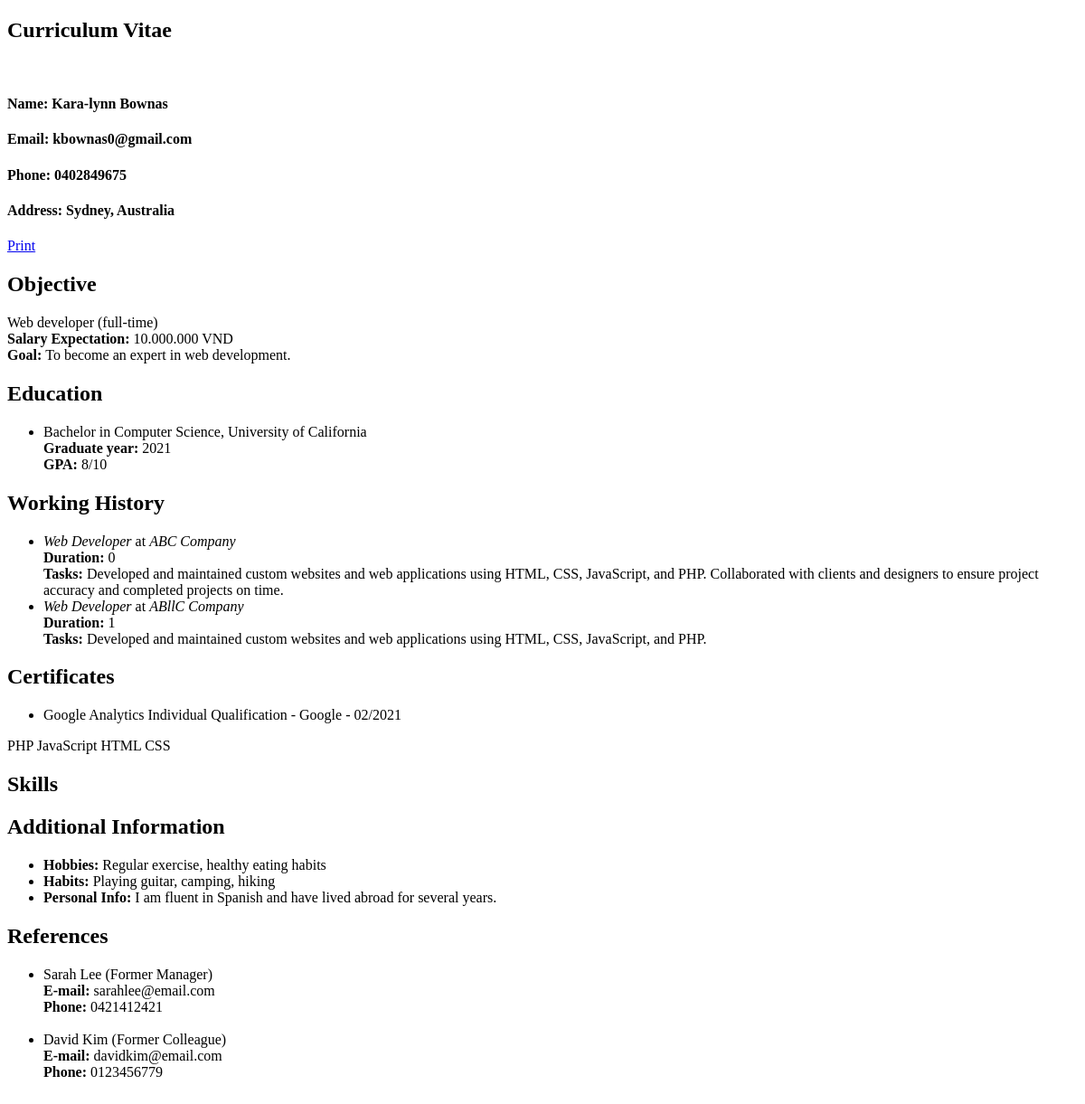
The app's page /ShowCV.php?id=1, older data.
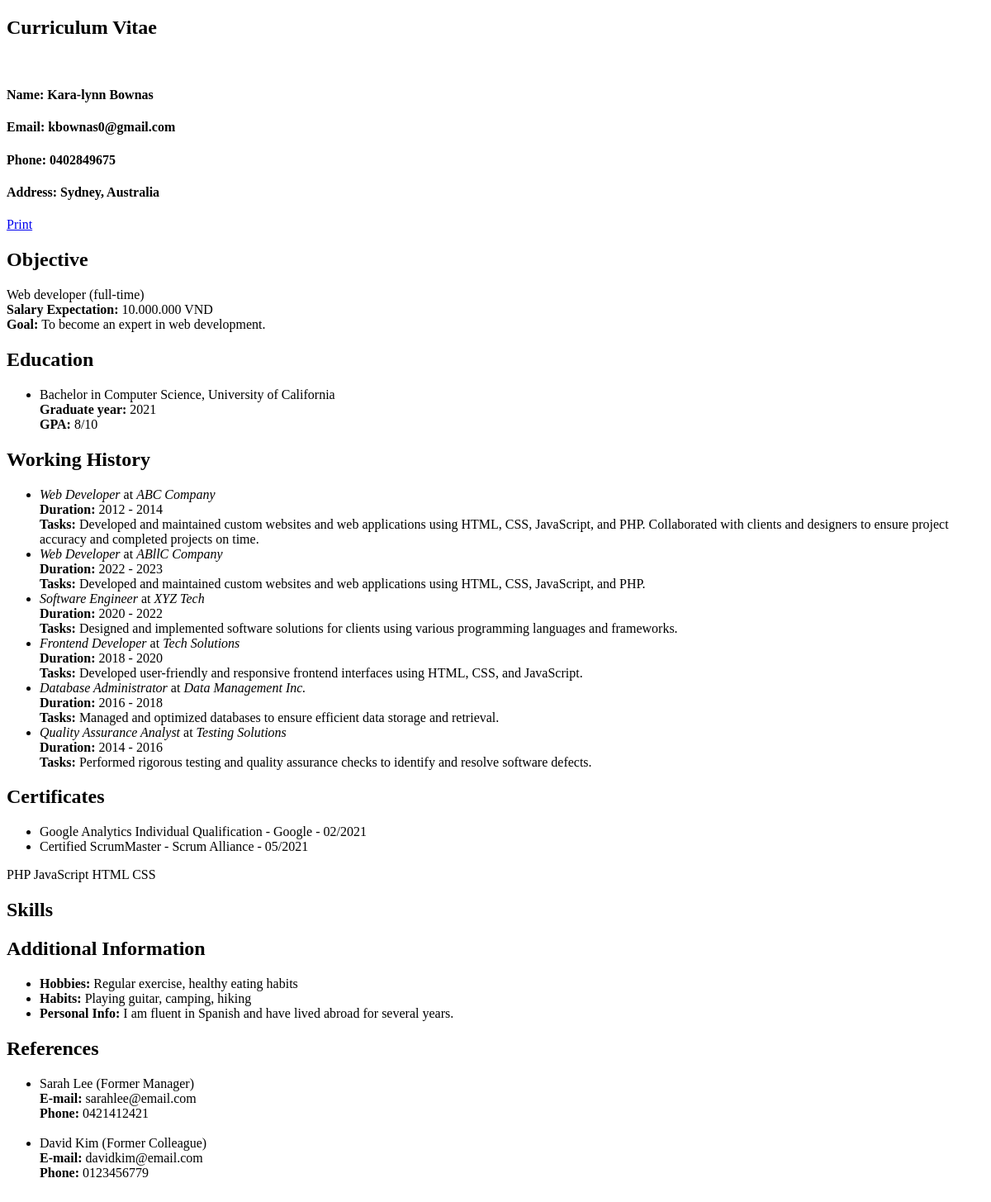
The same page, newer data.
### tables this page shows
CREATE TABLE `users` (
  `id` int(50) NOT NULL,
  `firstname` varchar(250) NOT NULL,
  `lastname` varchar(250) NOT NULL,
  `username` text NOT NULL,
  `password` text NOT NULL,
  `email` text NOT NULL,
  `phone` varchar(250) NOT NULL,
  `address` text NOT NULL,
  `avatar` text DEFAULT NULL,
  `last_login` datetime DEFAULT NULL,
  `type` tinyint(1) NOT NULL DEFAULT 0,
  `date_added` datetime NOT NULL DEFAULT current_timestamp(),
  `date_updated` datetime DEFAULT NULL ON UPDATE current_timestamp()
);

CREATE TABLE `resume` (
  `id` int(50) NOT NULL,
  `user_id` int(50) NOT NULL,
  `title` varchar(255) NOT NULL,
  `position` varchar(255) NOT NULL,
  `employment_type` varchar(255) NOT NULL,
  `desire_salary` int(10) NOT NULL,
  `goals` text NOT NULL,
  `date_added` datetime NOT NULL DEFAULT current_timestamp(),
  `date_updated` datetime DEFAULT NULL ON UPDATE current_timestamp()
);

CREATE TABLE `education` (
  `id` int(50) NOT NULL,
  `resume_id` int(50) NOT NULL,
  `user_id` int(50) NOT NULL,
  `school` varchar(250) NOT NULL,
  `degree` varchar(250) NOT NULL,
  `major` varchar(250) NOT NULL,
  `year` varchar(250) NOT NULL,
  `gpa` varchar(250) NOT NULL,
  `date_added` datetime NOT NULL DEFAULT current_timestamp(),
  `date_updated` datetime DEFAULT NULL ON UPDATE current_timestamp()
);

CREATE TABLE `working_history` (
  `id` int(11) NOT NULL,
  `resume_id` int(50) NOT NULL,
  `user_id` int(50) NOT NULL,
  `position` varchar(255) NOT NULL,
  `company_name` varchar(255) NOT NULL,
  `work_type` varchar(255) NOT NULL,
  `duration` varchar(255) NOT NULL,
  `tasks` text NOT NULL
);

CREATE TABLE `certificate` (
  `id` int(50) NOT NULL,
  `resume_id` int(50) NOT NULL,
  `user_id` int(50) NOT NULL,
  `title` varchar(250) NOT NULL,
  `organization` varchar(250) NOT NULL,
  `obtained_date` date NOT NULL,
  `expiration_date` date DEFAULT NULL,
  `date_added` datetime NOT NULL DEFAULT current_timestamp(),
  `date_updated` datetime DEFAULT NULL ON UPDATE current_timestamp()
);

CREATE TABLE `additional_information` (
  `id` int(11) NOT NULL,
  `resume_id` int(50) NOT NULL,
  `user_id` int(50) NOT NULL,
  `hobbies` text DEFAULT NULL,
  `habits` text DEFAULT NULL,
  `personal_info` text DEFAULT NULL
);

CREATE TABLE `reference` (
  `id` int(11) NOT NULL,
  `resume_id` int(50) NOT NULL,
  `user_id` int(50) NOT NULL,
  `name` varchar(250) NOT NULL,
  `email` text NOT NULL,
  `phone` varchar(250) NOT NULL,
  `relationship` text NOT NULL
);

### ShowCV.php (the view, shortened to what the changed rows need)
<!DOCTYPE html>
<html lang="en">
<head>
</head>
<body id="top">
    <div class="page-content bg-light">
        <div id="content">
            <div class="container" id="detail-of-candidate">
                <?php
                if (isset($_GET['id'])) {
                    $id = intval($_GET['id']);
                    require_once('database/db_connection.php');
                    $sql = "SELECT `avatar`, `firstname`, `lastname`, `email`, `phone`, `address` FROM `users` WHERE id = $id";
                    $result = $conn->query($sql);
                    $output = '
                    <h2 class="text-secondary ">Curriculum Vitae</h2>
                    <div class="container">
                        <div class="row justify-content-center">';
                    if (mysqli_num_rows($result) > 0) {
                        while ($row = $result->fetch_assoc()) {
                            $output .= '
                        <div class="col-md-4 mt-3" >
                            <div class="card border">
                                <img class="card-img-top border border-primary" src="' . $row['avatar'] . '" alt="" style="width:90%; border-radius: 5%;">
                                <div class="card-body" style="margin-top: 15px;">
                                    <h4 class="card-text">Name: <strong>' . $row['firstname'] . ' ' . $row['lastname'] . '</strong></h4>
                                    <h4 class="card-text">Email: <strong>' . $row['email'] . '</strong><i class="bi bi-envelope m-1"></i></h4>
                                    <h4 class="card-text">Phone: <strong>' . $row['phone'] . '</strong><i class="bi bi-telephone m-1"></i></h4>
                                    <h4 class="card-text">Address: <strong>' . $row['address'] . '</strong><i class="bi bi-geo-alt m-1"></i></h4>
                                </div>
                            </div>
                        </div>
                        <a href="./src/generate-pdf.php?id='. $id .'" class="btn btn-primary" style="align-self: center;">Print</a>
                        ';
                        }
                    }
                    $sql = "SELECT * FROM `resume` WHERE user_id = $id";
                    $result = $conn->query($sql);
                    if (mysqli_num_rows($result) > 0) {
                        while ($row = $result->fetch_assoc()) {
                            $salary = number_format($row['desire_salary']) . '.000.000 VND <i class="bi bi-cash"></i>';
                            $position = $row['position'] . ' (' . $row['employment_type'] . ')';
                            $output .= '
                        <div class="col-md-8 mb-2">
                            <div class="card">
                                <div class="card-body">
                                    <h2 class="card-title">Objective</h2>
                                    <p class="card-text">' . $position . '<br><strong>Salary Expectation: </strong>' . $salary . '<br><strong>Goal: </strong>' . $row['goals'] . '.</p>
                                </div>
                            </div>';
                        }
                    }
                    $sql = "SELECT * FROM `education` WHERE user_id = $id";
                    $result = $conn->query($sql);
                    if (mysqli_num_rows($result) > 0) {
                        $output .= '
                    <div class="card mt-2">
                        <div class="card-body">
                            <h2 class="card-title">Education</h2>
                            <ul>';
                        while ($row = $result->fetch_assoc()) {
                            $output .= '
                            <li>' . $row['degree'] . ' in ' . $row['major'] . ', ' . $row['school'] . '<br>'
                                . '<strong>Graduate year: </strong>' . $row['year'] . '<br>'
                                . '<strong>GPA: </strong>' . $row['gpa'] . '</li>
                        ';
                        }
                        $output .= '
                            </ul>
                        </div>
                    </div>';
                    }
                    $sql = "SELECT `position`, `company_name`, `duration`, `tasks` FROM `working_history` WHERE user_id = $id";
                    $result = $conn->query($sql);
                    if (mysqli_num_rows($result) > 0) {
                        $output .= '
                    <div class="card mt-2">
                        <div class="card-body">
                            <h2 class="card-title">Working History</h2>
                                <ul>';
                        while ($row = $result->fetch_assoc()) {
                            $output .= '
                            <li><em>' . $row['position'] . '</em> at <em>' . $row['company_name'] . '</em>
                            <br>' . '<strong>Duration: </strong>' . $row['duration'] . '
                            <br>' . '<strong>Tasks: </strong>' . $row['tasks'] . '</li>
                        ';
                        }
                        $output .= '
                            </ul>
                        </div>
                    </div>';
                    }
                    $sql = "SELECT `title`, `organization`, DATE_FORMAT(`obtained_date`, '%m/%Y') as `year` FROM `certificate` WHERE user_id = $id";
                    $result = $conn->query($sql);
                    if (mysqli_num_rows($result) > 0) {
                        $output .= '
                    <div class="card mt-2">
                        <div class="card-body">
                            <h2 class="card-title">Certificates</h2>
                                <ul>';
                        while ($row = $result->fetch_assoc()) {
                            $output .= '
                            <li>' . $row['title'] . ' - ' . $row['organization'] . ' - ' . $row['year'] . '</li>
                        ';
                        }
                        $output .= '
                            </ul>
                        </div>
                    </div>';
                }
                $sql = "SELECT `skill` FROM `skill` WHERE user_id = $id AND `skill` <> ''";
                $result = $conn->query($sql);
                if (mysqli_num_rows($result) > 0) {
                    $Skills = '';
                    while ($row = $result->fetch_assoc()) {
                        $delimiter = empty($Skills) ? '' : ' <i class="bi bi-dot"></i> ';
                        $Skills .= $delimiter . $row['skill'];
                        }
                        $output .= '
                        <div class="card mt-2">
                            <div class="card-body">
                                <p>' . $Skills . '</p>
                                <h2 class="card-title">Skills</h2>
                            </div>
                        </div>';
                    }
                    $sql = "SELECT `hobbies`, `habits`, `personal_info` FROM `additional_information` WHERE user_id = $id";
                    $result = $conn->query($sql);
                    if (mysqli_num_rows($result) > 0) {
                        $output .= '
                    <div class="card mt-2">
                        <div class="card-body">
                            <h2 class="card-title">Additional Information</h2>
                                <ul>';
                        while ($row = $result->fetch_assoc()) {
                            $output .= '
                            <li>' . '<strong>Hobbies: </strong>' . $row['hobbies'] . '</li><li><strong>Habits: </strong>' . $row['habits'] . '</li><li><strong>Personal Info: </strong>' . $row['personal_info'] . '</li>
                        ';
                        }
                        $output .= '
                            </ul>
                        </div>
                    </div>';
                    }
                    $sql = "SELECT *  FROM `reference` WHERE user_id = $id";
                    $result = $conn->query($sql);
                    if (mysqli_num_rows($result) > 0) {
                        $output .= '
                    <div class="card mt-2">
                        <div class="card-body">
                            <h2 class="card-title">References</h2>
                                <ul>';
                        while ($row = $result->fetch_assoc()) {
                            $output .= '
                            <li>' . $row['name'] . ' (' . $row['relationship'] . ') <br>' . '<strong>E-mail: </strong>' . $row['email'] . '<i class="bi bi-envelope m-1"></i><br><strong>Phone: </strong>' . $row['phone'] . '<i class="bi bi-telephone m-1"></i></li><br/>
                        ';
                        }
                        $output .= '
                            </ul>
                        </div>
                    </div>';
                    }
                    $output .= '
                        </div>
                    </div>
                </div>
                ';
                    echo $output;
                }
                ?>
            </div>
        </div>
    </div>
</body>
</html>

Row changes from the older to the newer data that the page shows:
changed working_history "ABC Company": duration "0" → "2012 - 2014"
changed working_history "ABllC Company": duration "1" → "2022 - 2023"
added working_history: position "Software Engineer", company_name "XYZ Tech", duration "2020 - 2022", tasks "Designed and implemented software solutions for clients using various programming languages and frameworks."
added working_history: position "Frontend Developer", company_name "Tech Solutions", duration "2018 - 2020", tasks "Developed user-friendly and responsive frontend interfaces using HTML, CSS, and JavaScript."
added working_history: position "Database Administrator", company_name "Data Management Inc.", duration "2016 - 2018", tasks "Managed and optimized databases to ensure efficient data storage and retrieval."
added working_history: position "Quality Assurance Analyst", company_name "Testing Solutions", duration "2014 - 2016", tasks "Performed rigorous testing and quality assurance checks to identify and resolve software defects."
added certificate: title "Certified ScrumMaster", organization "Scrum Alliance", year "05/2021"
